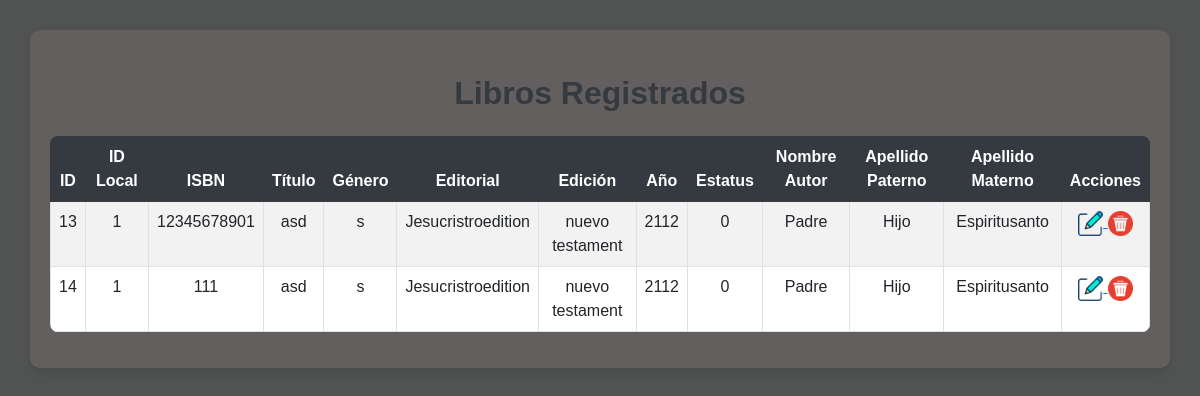
Page /libros_registrados.php on the committed database.
### tables this page shows
CREATE TABLE `libros` (
  `id_libros` int(11) NOT NULL,
  `id_local` varchar(15) NOT NULL,
  `isbn` varchar(15) NOT NULL,
  `titulo` varchar(40) NOT NULL,
  `genero` varchar(25) NOT NULL,
  `editorial` varchar(50) NOT NULL,
  `edicion` varchar(15) NOT NULL,
  `ano_publ` year(4) NOT NULL,
  `estatus` int(11) NOT NULL,
  `nom_autor` varchar(25) NOT NULL,
  `ap_autor` varchar(20) NOT NULL,
  `am_autor` varchar(20) NOT NULL
);

### libros_registrados.php (the view, shortened to what this page needs)
<?php
$obj = new OperacionesBd;
$conexion = $obj->conexion();
$sql = "SELECT * FROM libros";
$resultado = mysqli_query($conexion, $sql);
?>
<!DOCTYPE html>
<html lang="es">
<head>
    <link rel="stylesheet" href="https://cdn.jsdelivr.net/npm/bootstrap@5.3.0/dist/css/bootstrap.min.css">
</head>
<body>
    <div class="container">
        <h2 class="my-4">Libros Registrados</h2>
        <table class="table table-hover table-striped table-bordered">
            <thead class="table-dark text-center">
                <tr>
                    <th>ID</th>
                    <th>ID Local</th>
                    <th>ISBN</th>
                    <th>Título</th>
                    <th>Género</th>
                    <th>Editorial</th>
                    <th>Edición</th>
                    <th>Año</th>
                    <th>Estatus</th>
                    <th>Nombre Autor</th>
                    <th>Apellido Paterno</th>
                    <th>Apellido Materno</th>
                    <th>Acciones</th>
                </tr>
            </thead>
            <tbody class="text-center">
                <?php while ($fila = mysqli_fetch_assoc($resultado)) { ?>
                    <tr>
                        <td><?php echo $fila['id_libros']; ?></td>
                        <td><?php echo $fila['id_local']; ?></td>
                        <td><?php echo $fila['isbn']; ?></td>
                        <td><?php echo $fila['titulo']; ?></td>
                        <td><?php echo $fila['genero']; ?></td>
                        <td><?php echo $fila['editorial']; ?></td>
                        <td><?php echo $fila['edicion']; ?></td>
                        <td><?php echo $fila['ano_publ']; ?></td>
                        <td><?php echo $fila['estatus']; ?></td>
                        <td><?php echo $fila['nom_autor']; ?></td>
                        <td><?php echo $fila['ap_autor']; ?></td>
                        <td><?php echo $fila['am_autor']; ?></td>
                        <td>
                            <a href="actualizar_libros.php?id=<?php echo $fila['id_libros']; ?>">
                                <img src="img/1.jpeg" alt="Actualizar" title="Actualizar">
                            </a>
                            <a href="javascript:confirmarEliminacion(<?php echo $fila['id_libros']; ?>)">
                                <img src="img/borrar.jpeg" alt="Eliminar" title="Eliminar">
                            </a>
                        </td>
                    </tr>
                <?php } ?>
            </tbody>
        </table>
    </div>
</body>
</html>

### libros_registrados.php (style rules this page uses)
body { background-color:rgba(27, 28, 28, 0.76); font-family: 'Arial', sans-serif; }
.container { margin-top: 30px; background-color:rgba(107, 101, 101, 0.72); padding: 20px; border-radius: 10px; box-shadow: 0px 4px 10px rgba(0, 0, 0, 0.1); }
h2 { text-align: center; color: #343a40; font-weight: bold; }
.table { border-radius: 8px; overflow: hidden; }
.table th { background-color: #343a40; color: white; }
a img { transition: transform 0.2s ease-in-out; width: 25px; }

### rows in the picture
libros: id_libros "13", id_local "1", isbn "12345678901", titulo "asd", genero "s", editorial "Jesucristroedition", edicion "nuevo testament", ano_publ "2112", estatus "0", nom_autor "Padre", ap_autor "Hijo", am_autor "Espiritusanto"
libros: id_libros "14", id_local "1", isbn "111", titulo "asd", genero "s", editorial "Jesucristroedition", edicion "nuevo testament", ano_publ "2112", estatus "0", nom_autor "Padre", ap_autor "Hijo", am_autor "Espiritusanto"
